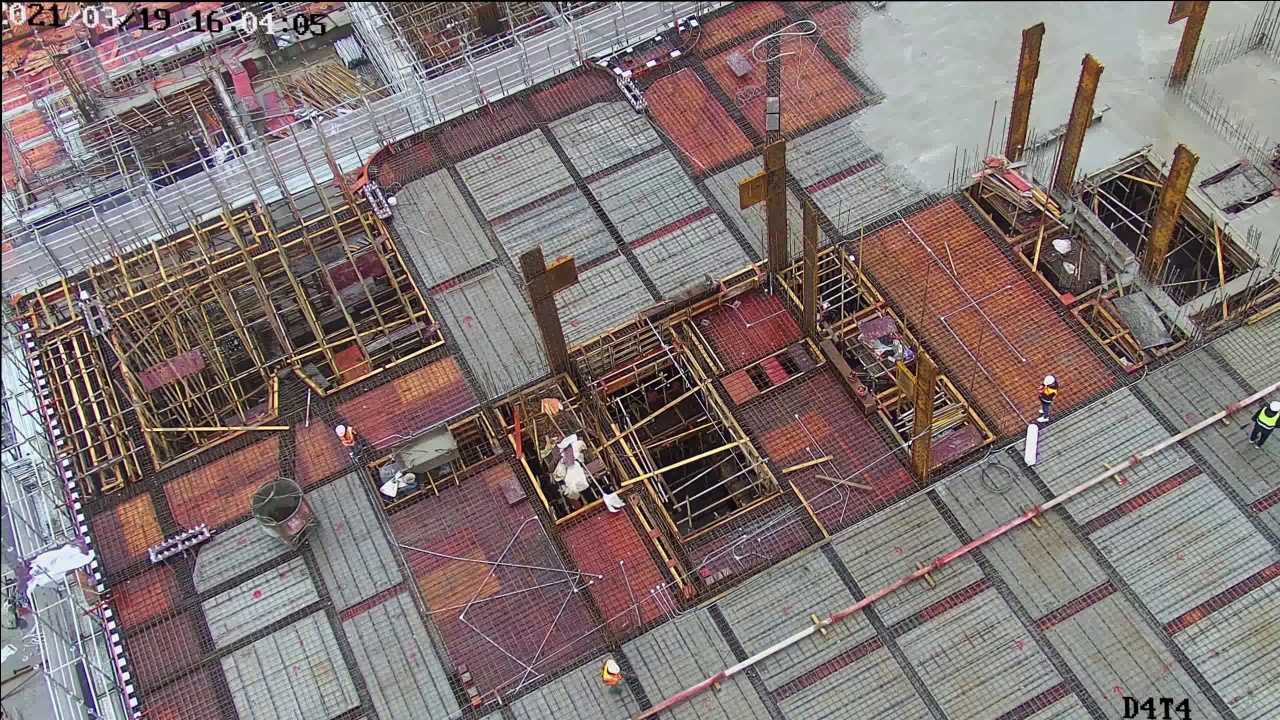
#> input picture tests/data/test_img.jpg, 1280 x 720 px
$ python -i DeVibVideoCapture.py   (imports and definitions only)
#> lines starting #> are read from the running program, lines starting #| are printed output that depends on the picture
import cv2
import numpy as np
from typing import Union, List
from .FasterVideoCapture import FasterVideoCapture


class VibrationCalibrator:
    """实现newFrame向baseImg的单应性变换"""

    def __init__(
        self,
        baseImg=None,
        baseHomography=None,
        mtx: Union[None, np.array] = None,
        dist: Union[None, np.array] = None,
        transit: Union[None, List[np.array], List[str]] = None,
    ):
        '''
        1、Img_0和Img_base直接配准 -> Img_old
        >> cap=VibrationCalibrator(baseImg=baseImg)
        2、Img_0在baseHomography转换后与baseImg匹配 -> Img_old
        >> cap=VibrationCalibrator(baseHomography=baseHomography)
        3、Img_0以transit为中继
        '''
        self.mtx = mtx
        self.dist = dist
        self.H_old2base = (
            baseHomography  # 如果第一张图片无法配准，需要提供初始的单应性矩阵
        )
        self.baseImg = baseImg  # 基准图片
        self.oldImg = baseImg
        self.detector = cv2.ORB_create(nfeatures=30000)
        self.threshold = 20000  # 特征点小于阈值则跳过
        self.matcher = cv2.BFMatcher(cv2.NORM_HAMMING)
        self.average_displacement_threshold = 20.0  # 设置平均位移阈值

        # 无法一步配准时，设置多个中继图片
        if self.H_old2base is None and transit is not None:
            for item in transit:
                if isinstance(item, str):
                    image = cv2.imread(item)
                else:
                    image = item
                self.calibrate(image)
                # [11 lines of commented-out code are left out]

    def getHomography(self):
        return self.H_old2base

    def getFeaturePoint(self, img):

        kp, des = self.detector.detectAndCompute(img, None)
        return kp, des

    def calHomography(self, old_img, new_img):
        """Find a Homography Matrix
        transfer new Image to old Image"""
        kp1, des1 = self.getFeaturePoint(old_img)
        kp2, des2 = self.getFeaturePoint(new_img)

        if len(kp2) < self.threshold:
            print("图像错误：跳过")
            return False, self.getHomography()

        matches = self.matcher.knnMatch(des1, des2, k=2)
        good = []
        for m, n in matches:
            if m.distance < 0.9 * n.distance:
                good.append(m)
        old_pts = np.float32([kp1[m.queryIdx].pt for m in good]).reshape(-1, 1, 2)
        new_pts = np.float32([kp2[m.trainIdx].pt for m in good]).reshape(-1, 1, 2)
        H, mask = cv2.findHomography(new_pts, old_pts, cv2.RANSAC, 5.0)
        inliers_new_pts = new_pts[mask.ravel() == 1]
        inliers_old_pts = old_pts[mask.ravel() == 1]

        # 变换内点 new_pts 到 old_pts 的坐标系
        inliers_new_pts_transformed = cv2.perspectiveTransform(inliers_new_pts, H)

        # 计算所有有效点的欧几里得距离
        distances = np.linalg.norm(
            inliers_new_pts_transformed - inliers_old_pts, axis=1
        )

        # 计算平均位移
        average_displacement = np.mean(distances)

        # 检查平均位移是否过大
        if average_displacement > self.average_displacement_threshold:
            print(average_displacement)
            print(
                "Transformation invalid due to large displacement, skipping homography."
            )
            return False, self.getHomography()
        return True, H

    def calibrate(self, newFrame):
        if self.mtx is not None and self.dist is not None:
            newFrame = cv2.undistort(newFrame, self.mtx, self.dist)

        if self.H_old2base is None: #入口： 无baseH, 直接从Img_0向baseImg配准
            ret, self.H_old2base = self.calHomography(
                old_img=self.baseImg, new_img=newFrame
            )
        else:
            if self.oldImg is None: #入口： 无baseImg, Img_0只需等待下一张，Img_0在baseH转换后与baseImg匹配
                self.oldImg=newFrame
            ret, H_new2old = self.calHomography(old_img=self.oldImg, new_img=newFrame)
            if ret:
                self.H_old2base = np.dot(H_new2old, self.H_old2base)
        if ret:
            self.oldImg = newFrame
        newFrame = cv2.warpPerspective(
                newFrame, self.getHomography(), newFrame.shape[:2][::-1], borderValue=0
            )
        return ret, newFrame


class DeVibVideoCapture(FasterVideoCapture):
    def __init__(
        self,
        videoPath: str,
        initStep: int = 0,
        interval: int = 0,
        mtx: Union[None, np.array] = None,
        dist: Union[None, np.array] = None,
        calibrator: Union[None, VibrationCalibrator] = None,
    ) -> None:
        super().__init__(
            videoPath=videoPath,
            interval=interval,
            initStep=initStep,
            mtx=mtx,
            dist=dist,
        )
        self.calibrator = calibrator

    def read(self):
        """间隔interval帧读取"""
        ret, frame = super().read()
        if not ret:
            return False, None
        if self.calibrator is not None:
            ret, frame = self.calibrator.calibrate(frame)
        return ret, frame

>>> import cv2
>>> picture = cv2.imread('../../tests/data/test_img.jpg', cv2.IMREAD_GRAYSCALE)
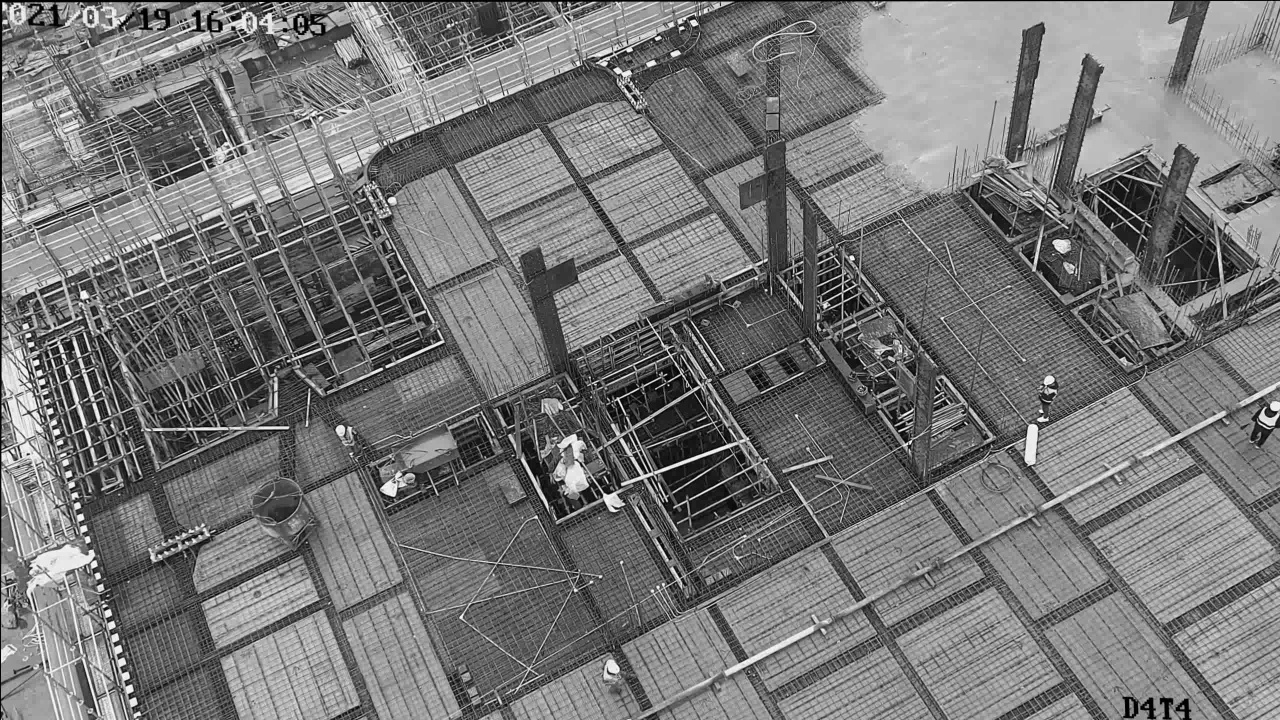
#> picture: shape (720, 1280); min 0, max 255, mean 119
>>> result = VibrationCalibrator().calibrate(picture)
#> in getFeaturePoint (call 2), `kp, des = self.detector.detectAndCompute(img, None)`: kp = 28168 keypoints; strongest (x, y, size): (649, 471, 31), (621, 400, 31), (669, 354, 31), (697, 385, 31)
#> in calHomography, `kp2, des2 = self.getFeaturePoint(new_img)`: kp2 has the same summary as kp in getFeaturePoint
#> in calHomography, `matches = self.matcher.knnMatch(des1, des2, k=2)`: matches = ()
#> after the loop in calHomography, `for m, n in matches:`: good = []
#> in calHomography, `old_pts = np.float32([kp1[m.queryIdx].pt for m in good]).reshape(-1, 1..`: old_pts = empty array
#> (the run stopped early here; a loop or call above may not have finished)
